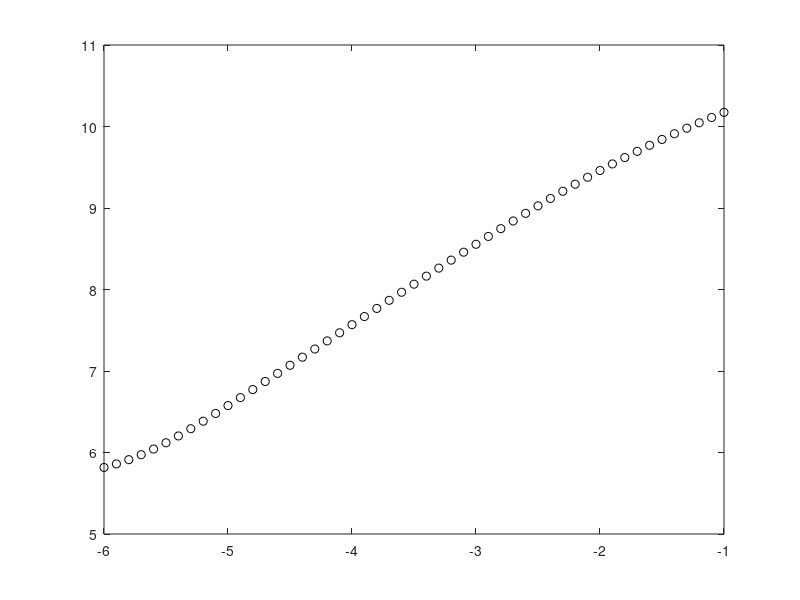

This figure's MATLAB source:
% rough model for portlandite dissolution and calcium carbonate ppte
% pH as a function of dissolved Ca2+ open system

% equilibrium constants
Kw=10^-14; Ka1=10^-6.3; Ka2=10^-10.3; PCO2=10^-3.5; KH=10^-1.47;  

%vector of Ca concs (to be replaced by Ca(OH)2 dissolution versus time
logCaT=-6:0.1:-1; CaT=10.^logCaT; NaT=0; % initial alkalinity by adding sodium to charge bal.

for i=1:length(CaT)
    a=1;
    b=2*CaT(i)+NaT;
    c=-KH*Ka1*PCO2-Kw;
    d=-2*KH*Ka1*Ka2*PCO2;
    t=roots([a b c d]);
    t=t(imag(t)==0); %sets any imaginary roots to zero
    % display the positive real root
    t=t(t>0);
    pH(i)=-log10(t);
end

plot(logCaT,pH,'ko')
